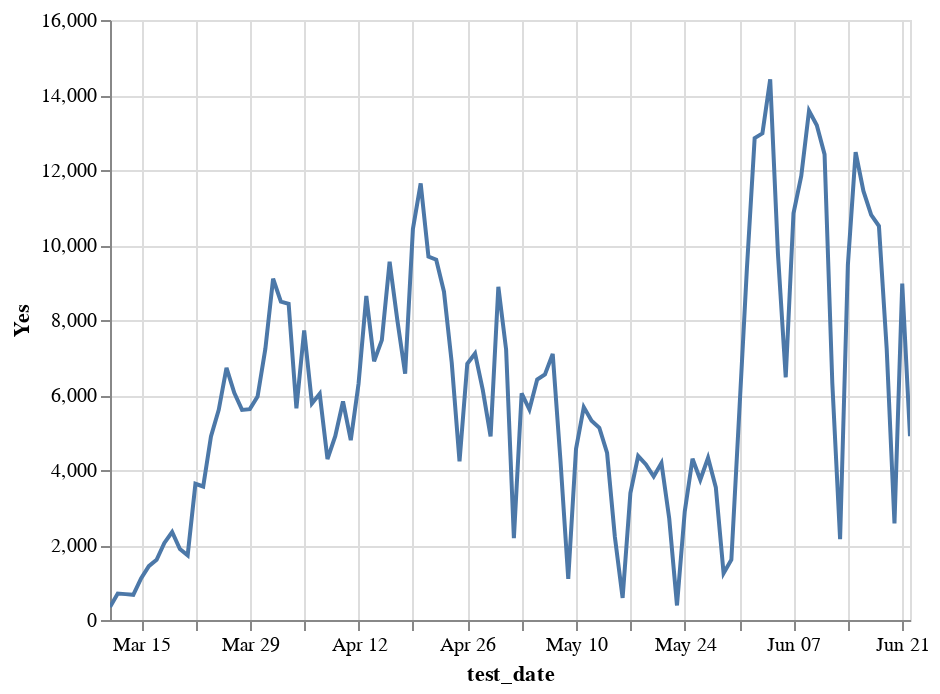

The cell this chart's notebook holds for it:
### Code cell
alt.Chart(ti.reset_index().assign(total=lambda x: x.Yes+x.No)).mark_line().encode(
    x='test_date',
    y='Yes',
    tooltip=['test_date', 'Yes']
).interactive()

### Figure 1 — Vega-Lite specification as saved in the notebook (floating-point values rounded to 4 significant figures)
{"config": {"view": {"continuousWidth": 400, "continuousHeight": 300}}, "data": {"name": "data-f69b05f1c4c01d52b9e811f743c51673"}, "mark": "line", "encoding": {"tooltip": [{"type": "temporal", "field": "test_date"}, {"type": "quantitative", "field": "Yes"}], "x": {"type": "temporal", "field": "test_date"}, "y": {"type": "quantitative", "field": "Yes"}}, "selection": {"selector003": {"type": "interval", "bind": "scales", "encodings": ["x", "y"]}}, "$schema": "https://vega.github.io/schema/vega-lite/v4.8.1.json", "datasets": {"data-f69b05f1c4c01d52b9e811f743c51673": [{"test_date": "2020-03-11T00:00:00", "No": 21, "Yes": 344, "total": 365}, {"test_date": "2020-03-12T00:00:00", "No": 29, "Yes": 705, "total": 734}, {"test_date": "2020-03-13T00:00:00", "No": 28, "Yes": 690, "total": 718}, {"test_date": "2020-03-14T00:00:00", "No": 26, "Yes": 671, "total": 697}, {"test_date": "2020-03-15T00:00:00", "No": 136, "Yes": 1107, "total": 1243}, {"test_date": "2020-03-16T00:00:00", "No": 155, "Yes": 1436, "total": 1591}, {"test_date": "2020-03-17T00:00:00", "No": 206, "Yes": 1606, "total": 1812}, {"test_date": "2020-03-18T00:00:00", "No": 181, "Yes": 2055, "total": 2236}, {"test_date": "2020-03-19T00:00:00", "No": 246, "Yes": 2346, "total": 2592}, {"test_date": "2020-03-20T00:00:00", "No": 127, "Yes": 1891, "total": 2018}, {"test_date": "2020-03-21T00:00:00", "No": 137, "Yes": 1725, "total": 1862}, {"test_date": "2020-03-22T00:00:00", "No": 620, "Yes": 3632, "total": 4252}, {"test_date": "2020-03-23T00:00:00", "No": 403, "Yes": 3561, "total": 3964}, {"test_date": "2020-03-24T00:00:00", "No": 430, "Yes": 4895, "total": 5325}, {"test_date": "2020-03-25T00:00:00", "No": 428, "Yes": 5604, "total": 6032}, {"test_date": "2020-03-26T00:00:00", "No": 624, "Yes": 6722, "total": 7346}, {"test_date": "2020-03-27T00:00:00", "No": 523, "Yes": 6056, "total": 6579}, {"test_date": "2020-03-28T00:00:00", "No": 520, "Yes": 5603, "total": 6123}, {"test_date": "2020-03-29T00:00:00", "No": 674, "Yes": 5623, "total": 6297}, {"test_date": "2020-03-30T00:00:00", "No": 953, "Yes": 5961, "total": 6914}, {"test_date": "2020-03-31T00:00:00", "No": 1460, "Yes": 7230, "total": 8690}, {"test_date": "2020-04-01T00:00:00", "No": 1512, "Yes": 9100, "total": 10612}, {"test_date": "2020-04-02T00:00:00", "No": 1955, "Yes": 8490, "total": 10445}, {"test_date": "2020-04-03T00:00:00", "No": 1584, "Yes": 8433, "total": 10017}, {"test_date": "2020-04-04T00:00:00", "No": 834, "Yes": 5646, "total": 6480}, {"test_date": "2020-04-05T00:00:00", "No": 1619, "Yes": 7723, "total": 9342}, {"test_date": "2020-04-06T00:00:00", "No": 1934, "Yes": 5776, "total": 7710}, {"test_date": "2020-04-07T00:00:00", "No": 2045, "Yes": 6032, "total": 8077}, {"test_date": "2020-04-08T00:00:00", "No": 2058, "Yes": 4290, "total": 6348}, {"test_date": "2020-04-09T00:00:00", "No": 1608, "Yes": 4904, "total": 6512}, {"test_date": "2020-04-10T00:00:00", "No": 2151, "Yes": 5827, "total": 7978}, {"test_date": "2020-04-11T00:00:00", "No": 2216, "Yes": 4796, "total": 7012}, {"test_date": "2020-04-12T00:00:00", "No": 3216, "Yes": 6300, "total": 9516}, {"test_date": "2020-04-13T00:00:00", "No": 3633, "Yes": 8641, "total": 12274}, {"test_date": "2020-04-14T00:00:00", "No": 2920, "Yes": 6901, "total": 9821}, {"test_date": "2020-04-15T00:00:00", "No": 2613, "Yes": 7464, "total": 10077}, {"test_date": "2020-04-16T00:00:00", "No": 3198, "Yes": 9553, "total": 12751}, {"test_date": "2020-04-17T00:00:00", "No": 2811, "Yes": 7985, "total": 10796}, {"test_date": "2020-04-18T00:00:00", "No": 2956, "Yes": 6569, "total": 9525}, {"test_date": "2020-04-19T00:00:00", "No": 3977, "Yes": 10426, "total": 14403}, {"test_date": "2020-04-20T00:00:00", "No": 4135, "Yes": 11643, "total": 15778}, {"test_date": "2020-04-21T00:00:00", "No": 4030, "Yes": 9689, "total": 13719}, {"test_date": "2020-04-22T00:00:00", "No": 3756, "Yes": 9608, "total": 13364}, {"test_date": "2020-04-23T00:00:00", "No": 4243, "Yes": 8755, "total": 12998}, {"test_date": "2020-04-24T00:00:00", "No": 3607, "Yes": 6858, "total": 10465}, {"test_date": "2020-04-25T00:00:00", "No": 2536, "Yes": 4232, "total": 6768}, {"test_date": "2020-04-26T00:00:00", "No": 3451, "Yes": 6833, "total": 10284}, {"test_date": "2020-04-27T00:00:00", "No": 4449, "Yes": 7108, "total": 11557}, {"test_date": "2020-04-28T00:00:00", "No": 3608, "Yes": 6132, "total": 9740}, {"test_date": "2020-04-29T00:00:00", "No": 2618, "Yes": 4895, "total": 7513}, {"test_date": "2020-04-30T00:00:00", "No": 4012, "Yes": 8887, "total": 12899}, {"test_date": "2020-05-01T00:00:00", "No": 3234, "Yes": 7212, "total": 10446}, {"test_date": "2020-05-02T00:00:00", "No": 1475, "Yes": 2180, "total": 3655}, {"test_date": "2020-05-03T00:00:00", "No": 3147, "Yes": 6044, "total": 9191}, {"test_date": "2020-05-04T00:00:00", "No": 3647, "Yes": 5612, "total": 9259}, {"test_date": "2020-05-05T00:00:00", "No": 2909, "Yes": 6412, "total": 9321}, {"test_date": "2020-05-06T00:00:00", "No": 2818, "Yes": 6548, "total": 9366}, {"test_date": "2020-05-07T00:00:00", "No": 3466, "Yes": 7097, "total": 10563}, {"test_date": "2020-05-08T00:00:00", "No": 2211, "Yes": 4246, "total": 6457}, {"test_date": "2020-05-09T00:00:00", "No": 775, "Yes": 1097, "total": 1872}, {"test_date": "2020-05-10T00:00:00", "No": 2631, "Yes": 4561, "total": 7192}, {"test_date": "2020-05-11T00:00:00", "No": 2824, "Yes": 5677, "total": 8501}, {"test_date": "2020-05-12T00:00:00", "No": 2630, "Yes": 5315, "total": 7945}, {"test_date": "2020-05-13T00:00:00", "No": 2718, "Yes": 5126, "total": 7844}, {"test_date": "2020-05-14T00:00:00", "No": 3504, "Yes": 4454, "total": 7958}, {"test_date": "2020-05-15T00:00:00", "No": 2513, "Yes": 2219, "total": 4732}, {"test_date": "2020-05-16T00:00:00", "No": 389, "Yes": 588, "total": 977}, {"test_date": "2020-05-17T00:00:00", "No": 2614, "Yes": 3387, "total": 6001}, {"test_date": "2020-05-18T00:00:00", "No": 3318, "Yes": 4372, "total": 7690}, {"test_date": "2020-05-19T00:00:00", "No": 2732, "Yes": 4148, "total": 6880}, {"test_date": "2020-05-20T00:00:00", "No": 1985, "Yes": 3826, "total": 5811}, {"test_date": "2020-05-21T00:00:00", "No": 2160, "Yes": 4187, "total": 6347}, {"test_date": "2020-05-22T00:00:00", "No": 1169, "Yes": 2708, "total": 3877}, {"test_date": "2020-05-23T00:00:00", "No": 212, "Yes": 388, "total": 600}, {"test_date": "2020-05-24T00:00:00", "No": 1456, "Yes": 2896, "total": 4352}, {"test_date": "2020-05-25T00:00:00", "No": 1839, "Yes": 4300, "total": 6139}, {"test_date": "2020-05-26T00:00:00", "No": 3321, "Yes": 3740, "total": 7061}, {"test_date": "2020-05-27T00:00:00", "No": 1680, "Yes": 4327, "total": 6007}, {"test_date": "2020-05-28T00:00:00", "No": 954, "Yes": 3536, "total": 4490}, {"test_date": "2020-05-29T00:00:00", "No": 259, "Yes": 1245, "total": 1504}, {"test_date": "2020-05-30T00:00:00", "No": 328, "Yes": 1606, "total": 1934}, {"test_date": "2020-05-31T00:00:00", "No": 2046, "Yes": 5464, "total": 7510}, {"test_date": "2020-06-01T00:00:00", "No": 2743, "Yes": 9371, "total": 12114}, {"test_date": "2020-06-02T00:00:00", "No": 2872, "Yes": 12851, "total": 15723}, {"test_date": "2020-06-03T00:00:00", "No": 3063, "Yes": 12977, "total": 16040}, {"test_date": "2020-06-04T00:00:00", "No": 4486, "Yes": 14418, "total": 18904}, {"test_date": "2020-06-05T00:00:00", "No": 3901, "Yes": 9755, "total": 13656}, {"test_date": "2020-06-06T00:00:00", "No": 1113, "Yes": 6470, "total": 7583}, {"test_date": "2020-06-07T00:00:00", "No": 3706, "Yes": 10845, "total": 14551}, {"test_date": "2020-06-08T00:00:00", "No": 4039, "Yes": 11842, "total": 15881}, {"test_date": "2020-06-09T00:00:00", "No": 3524, "Yes": 13578, "total": 17102}, {"test_date": "2020-06-10T00:00:00", "No": 2945, "Yes": 13192, "total": 16137}, {"test_date": "2020-06-11T00:00:00", "No": 3278, "Yes": 12416, "total": 15694}, {"test_date": "2020-06-12T00:00:00", "No": 2339, "Yes": 6308, "total": 8647}, {"test_date": "2020-06-13T00:00:00", "No": 937, "Yes": 2154, "total": 3091}, {"test_date": "2020-06-14T00:00:00", "No": 3282, "Yes": 9465, "total": 12747}, {"test_date": "2020-06-15T00:00:00", "No": 4571, "Yes": 12478, "total": 17049}, {"test_date": "2020-06-16T00:00:00", "No": 5173, "Yes": 11442, "total": 16615}, {"test_date": "2020-06-17T00:00:00", "No": 4970, "Yes": 10804, "total": 15774}, {"test_date": "2020-06-18T00:00:00", "No": 4737, "Yes": 10506, "total": 15243}, {"test_date": "2020-06-19T00:00:00", "No": 3096, "Yes": 7233, "total": 10329}, {"test_date": "2020-06-20T00:00:00", "No": 825, "Yes": 2574, "total": 3399}, {"test_date": "2020-06-21T00:00:00", "No": 4193, "Yes": 8971, "total": 13164}, {"test_date": "2020-06-22T00:00:00", "No": 2314, "Yes": 4903, "total": 7217}]}}
